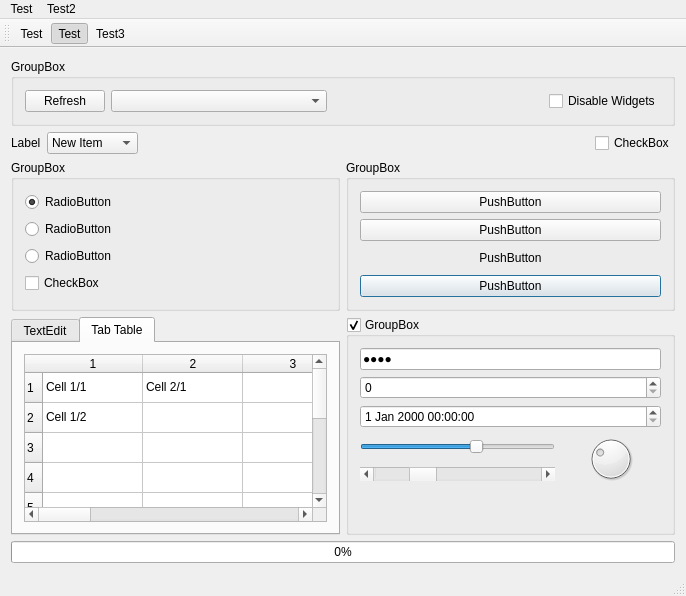
<?xml version="1.0" encoding="UTF-8"?>
<ui version="4.0">
 <class>MainWindow</class>
 <widget class="QMainWindow" name="MainWindow">
  <property name="geometry">
   <rect>
    <x>0</x>
    <y>0</y>
    <width>686</width>
    <height>596</height>
   </rect>
  </property>
  <property name="windowTitle">
   <string>MainWindow</string>
  </property>
  <widget class="QWidget" name="centralWidget">
   <layout class="QGridLayout" name="gridLayout_2">
    <item row="4" column="0">
     <widget class="QTabWidget" name="tabWidget">
      <property name="currentIndex">
       <number>1</number>
      </property>
      <widget class="QWidget" name="tab">
       <attribute name="title">
        <string>TextEdit</string>
       </attribute>
       <layout class="QVBoxLayout" name="verticalLayout">
        <item>
         <widget class="QTextEdit" name="textEdit">
          <property name="html">
           <string>&lt;!DOCTYPE HTML PUBLIC &quot;-//W3C//DTD HTML 4.0//EN&quot; &quot;http://www.w3.org/TR/REC-html40/strict.dtd&quot;&gt;
&lt;html&gt;&lt;head&gt;&lt;meta name=&quot;qrichtext&quot; content=&quot;1&quot; /&gt;&lt;style type=&quot;text/css&quot;&gt;
p, li { white-space: pre-wrap; }
&lt;/style&gt;&lt;/head&gt;&lt;body style=&quot; font-family:'MS Shell Dlg 2'; font-size:7.8pt; font-weight:400; font-style:normal;&quot;&gt;
&lt;p style=&quot; margin-top:0px; margin-bottom:0px; margin-left:0px; margin-right:0px; -qt-block-indent:0; text-indent:0px;&quot;&gt;&lt;span style=&quot; font-family:'.SF NS Text'; font-size:13pt;&quot;&gt;test&lt;br /&gt;test&lt;br /&gt;test&lt;br /&gt;test&lt;br /&gt;test&lt;br /&gt;test&lt;br /&gt;test&lt;br /&gt;test&lt;br /&gt;test&lt;br /&gt;test&lt;br /&gt;test&lt;br /&gt;test&lt;br /&gt;test&lt;br /&gt;test&lt;br /&gt;test&lt;br /&gt;test&lt;br /&gt;test&lt;br /&gt;test&lt;br /&gt;test&lt;br /&gt;test&lt;br /&gt;test&lt;br /&gt;test&lt;br /&gt;test&lt;br /&gt;test&lt;br /&gt;test&lt;br /&gt;test&lt;br /&gt;test&lt;br /&gt;test&lt;br /&gt;test&lt;br /&gt;test&lt;br /&gt;test&lt;br /&gt;test&lt;br /&gt;test&lt;br /&gt;test&lt;br /&gt;test&lt;br /&gt;test&lt;br /&gt;test&lt;br /&gt;test&lt;br /&gt;test&lt;br /&gt;test&lt;br /&gt;test&lt;br /&gt;test&lt;br /&gt;test&lt;br /&gt;test&lt;br /&gt;test&lt;br /&gt;test&lt;br /&gt;test&lt;br /&gt;test&lt;br /&gt;test&lt;br /&gt;test&lt;br /&gt;test&lt;br /&gt;test&lt;br /&gt;test&lt;br /&gt;test&lt;br /&gt;test&lt;br /&gt;test&lt;br /&gt;test&lt;br /&gt;test&lt;br /&gt;test&lt;br /&gt;test&lt;br /&gt;test&lt;br /&gt;test&lt;br /&gt;test&lt;br /&gt;test&lt;br /&gt;test&lt;br /&gt;test&lt;br /&gt;&lt;/span&gt;&lt;/p&gt;&lt;/body&gt;&lt;/html&gt;</string>
          </property>
         </widget>
        </item>
       </layout>
      </widget>
      <widget class="QWidget" name="tab_2">
       <attribute name="title">
        <string>Tab Table</string>
       </attribute>
       <layout class="QVBoxLayout" name="verticalLayout_2">
        <item>
         <widget class="QTableWidget" name="tableWidget">
          <row>
           <property name="text">
            <string>1</string>
           </property>
          </row>
          <row>
           <property name="text">
            <string>2</string>
           </property>
          </row>
          <row>
           <property name="text">
            <string>3</string>
           </property>
          </row>
          <row>
           <property name="text">
            <string>4</string>
           </property>
          </row>
          <row>
           <property name="text">
            <string>5</string>
           </property>
          </row>
          <row>
           <property name="text">
            <string>6</string>
           </property>
          </row>
          <row>
           <property name="text">
            <string>7</string>
           </property>
          </row>
          <row>
           <property name="text">
            <string>8</string>
           </property>
          </row>
          <row>
           <property name="text">
            <string>9</string>
           </property>
          </row>
          <row>
           <property name="text">
            <string>10</string>
           </property>
          </row>
          <column>
           <property name="text">
            <string>1</string>
           </property>
          </column>
          <column>
           <property name="text">
            <string>2</string>
           </property>
          </column>
          <column>
           <property name="text">
            <string>3</string>
           </property>
          </column>
          <column>
           <property name="text">
            <string>4</string>
           </property>
          </column>
          <column>
           <property name="text">
            <string>5</string>
           </property>
          </column>
          <column>
           <property name="text">
            <string>6</string>
           </property>
          </column>
          <column>
           <property name="text">
            <string>7</string>
           </property>
          </column>
          <column>
           <property name="text">
            <string>8</string>
           </property>
          </column>
          <column>
           <property name="text">
            <string>9</string>
           </property>
          </column>
          <column>
           <property name="text">
            <string>10</string>
           </property>
          </column>
          <item row="0" column="0">
           <property name="text">
            <string>Cell 1/1</string>
           </property>
          </item>
          <item row="0" column="1">
           <property name="text">
            <string>Cell 2/1</string>
           </property>
          </item>
          <item row="1" column="0">
           <property name="text">
            <string>Cell 1/2</string>
           </property>
          </item>
         </widget>
        </item>
       </layout>
      </widget>
     </widget>
    </item>
    <item row="5" column="0" colspan="2">
     <widget class="QProgressBar" name="progressBar">
      <property name="minimum">
       <number>0</number>
      </property>
      <property name="maximum">
       <number>90</number>
      </property>
      <property name="value">
       <number>0</number>
      </property>
     </widget>
    </item>
    <item row="1" column="0" colspan="2">
     <widget class="QGroupBox" name="groupBox_4">
      <property name="title">
       <string>GroupBox</string>
      </property>
      <layout class="QHBoxLayout" name="horizontalLayout_2">
       <item>
        <widget class="QPushButton" name="pushButton_theme_chooser">
         <property name="text">
          <string>Refresh</string>
         </property>
        </widget>
       </item>
       <item>
        <widget class="QComboBox" name="comboBox_theme_chooser">
         <property name="sizePolicy">
          <sizepolicy hsizetype="Expanding" vsizetype="Expanding">
           <horstretch>0</horstretch>
           <verstretch>0</verstretch>
          </sizepolicy>
         </property>
        </widget>
       </item>
       <item>
        <spacer name="horizontalSpacer">
         <property name="orientation">
          <enum>Qt::Horizontal</enum>
         </property>
         <property name="sizeHint" stdset="0">
          <size>
           <width>40</width>
           <height>20</height>
          </size>
         </property>
        </spacer>
       </item>
       <item>
        <widget class="QCheckBox" name="checkBox_4">
         <property name="text">
          <string>Disable Widgets</string>
         </property>
         <property name="checked">
          <bool>false</bool>
         </property>
        </widget>
       </item>
      </layout>
     </widget>
    </item>
    <item row="3" column="1">
     <widget class="QGroupBox" name="groupBox_2">
      <property name="title">
       <string>GroupBox</string>
      </property>
      <layout class="QVBoxLayout" name="verticalLayout_3">
       <item>
        <widget class="QPushButton" name="pushButton">
         <property name="text">
          <string>PushButton</string>
         </property>
        </widget>
       </item>
       <item>
        <widget class="QPushButton" name="pushButton_2">
         <property name="text">
          <string>PushButton</string>
         </property>
         <property name="checkable">
          <bool>true</bool>
         </property>
        </widget>
       </item>
       <item>
        <widget class="QPushButton" name="pushButton_3">
         <property name="text">
          <string>PushButton</string>
         </property>
         <property name="flat">
          <bool>true</bool>
         </property>
        </widget>
       </item>
       <item>
        <widget class="QPushButton" name="pushButton_4">
         <property name="text">
          <string>PushButton</string>
         </property>
         <property name="default">
          <bool>true</bool>
         </property>
        </widget>
       </item>
      </layout>
     </widget>
    </item>
    <item row="3" column="0">
     <widget class="QGroupBox" name="groupBox">
      <property name="title">
       <string>GroupBox</string>
      </property>
      <layout class="QVBoxLayout" name="verticalLayout_4">
       <item>
        <widget class="QRadioButton" name="radioButton">
         <property name="toolTipDuration">
          <number>-10</number>
         </property>
         <property name="text">
          <string>RadioButton</string>
         </property>
         <property name="checked">
          <bool>true</bool>
         </property>
        </widget>
       </item>
       <item>
        <widget class="QRadioButton" name="radioButton_2">
         <property name="text">
          <string>RadioButton</string>
         </property>
        </widget>
       </item>
       <item>
        <widget class="QRadioButton" name="radioButton_3">
         <property name="text">
          <string>RadioButton</string>
         </property>
        </widget>
       </item>
       <item>
        <widget class="QCheckBox" name="checkBox">
         <property name="text">
          <string>CheckBox</string>
         </property>
         <property name="checkable">
          <bool>true</bool>
         </property>
         <property name="checked">
          <bool>false</bool>
         </property>
         <property name="autoExclusive">
          <bool>false</bool>
         </property>
         <property name="tristate">
          <bool>true</bool>
         </property>
        </widget>
       </item>
      </layout>
     </widget>
    </item>
    <item row="4" column="1">
     <widget class="QGroupBox" name="groupBox_3">
      <property name="title">
       <string>GroupBox</string>
      </property>
      <property name="checkable">
       <bool>true</bool>
      </property>
      <layout class="QGridLayout" name="gridLayout">
       <item row="3" column="1" rowspan="2">
        <widget class="QDial" name="dial">
         <property name="value">
          <number>30</number>
         </property>
        </widget>
       </item>
       <item row="2" column="0" colspan="2">
        <widget class="QDateTimeEdit" name="dateTimeEdit"/>
       </item>
       <item row="3" column="0">
        <widget class="QSlider" name="horizontalSlider">
         <property name="value">
          <number>60</number>
         </property>
         <property name="orientation">
          <enum>Qt::Horizontal</enum>
         </property>
        </widget>
       </item>
       <item row="1" column="0" colspan="2">
        <widget class="QSpinBox" name="spinBox"/>
       </item>
       <item row="4" column="0">
        <widget class="QScrollBar" name="horizontalScrollBar">
         <property name="value">
          <number>25</number>
         </property>
         <property name="orientation">
          <enum>Qt::Horizontal</enum>
         </property>
        </widget>
       </item>
       <item row="0" column="0" colspan="2">
        <widget class="QLineEdit" name="lineEdit">
         <property name="text">
          <string>test</string>
         </property>
         <property name="echoMode">
          <enum>QLineEdit::Password</enum>
         </property>
        </widget>
       </item>
       <item row="5" column="0" colspan="2">
        <spacer name="verticalSpacer">
         <property name="orientation">
          <enum>Qt::Vertical</enum>
         </property>
         <property name="sizeHint" stdset="0">
          <size>
           <width>20</width>
           <height>40</height>
          </size>
         </property>
        </spacer>
       </item>
      </layout>
     </widget>
    </item>
    <item row="2" column="0" colspan="2">
     <layout class="QHBoxLayout" name="horizontalLayout">
      <item>
       <widget class="QLabel" name="label">
        <property name="text">
         <string>Label</string>
        </property>
       </widget>
      </item>
      <item>
       <widget class="QComboBox" name="comboBox">
        <item>
         <property name="text">
          <string>New Item</string>
         </property>
        </item>
        <item>
         <property name="text">
          <string>New Item 2</string>
         </property>
        </item>
        <item>
         <property name="text">
          <string>New Item 3</string>
         </property>
        </item>
       </widget>
      </item>
      <item>
       <spacer name="horizontalSpacer_2">
        <property name="orientation">
         <enum>Qt::Horizontal</enum>
        </property>
        <property name="sizeHint" stdset="0">
         <size>
          <width>40</width>
          <height>20</height>
         </size>
        </property>
       </spacer>
      </item>
      <item>
       <widget class="QCheckBox" name="checkBox_5">
        <property name="text">
         <string>CheckBox</string>
        </property>
        <property name="checked">
         <bool>false</bool>
        </property>
       </widget>
      </item>
     </layout>
    </item>
   </layout>
  </widget>
  <widget class="QMenuBar" name="menuBar">
   <property name="geometry">
    <rect>
     <x>0</x>
     <y>0</y>
     <width>686</width>
     <height>26</height>
    </rect>
   </property>
   <widget class="QMenu" name="menuTest">
    <property name="title">
     <string>Test</string>
    </property>
    <addaction name="actionTest"/>
    <addaction name="actionTest_2"/>
    <addaction name="separator"/>
    <addaction name="actionTest_3"/>
   </widget>
   <widget class="QMenu" name="menuTest2">
    <property name="title">
     <string>Test2</string>
    </property>
    <widget class="QMenu" name="menuTest2_2">
     <property name="title">
      <string>Test2</string>
     </property>
     <addaction name="actionTest3"/>
     <addaction name="actionTest3_2"/>
    </widget>
    <addaction name="menuTest2_2"/>
   </widget>
   <addaction name="menuTest"/>
   <addaction name="menuTest2"/>
  </widget>
  <widget class="QToolBar" name="mainToolBar">
   <attribute name="toolBarArea">
    <enum>TopToolBarArea</enum>
   </attribute>
   <attribute name="toolBarBreak">
    <bool>false</bool>
   </attribute>
   <addaction name="actionTest"/>
   <addaction name="actionTest_2"/>
   <addaction name="actionTest3"/>
  </widget>
  <widget class="QStatusBar" name="statusBar"/>
  <action name="actionTest">
   <property name="text">
    <string>Test</string>
   </property>
  </action>
  <action name="actionTest_2">
   <property name="checkable">
    <bool>true</bool>
   </property>
   <property name="checked">
    <bool>true</bool>
   </property>
   <property name="text">
    <string>Test</string>
   </property>
  </action>
  <action name="actionTest_3">
   <property name="checkable">
    <bool>true</bool>
   </property>
   <property name="text">
    <string>Test</string>
   </property>
  </action>
  <action name="actionTest3">
   <property name="text">
    <string>Test3</string>
   </property>
  </action>
  <action name="actionTest3_2">
   <property name="text">
    <string>Test3</string>
   </property>
  </action>
 </widget>
 <layoutdefault spacing="6" margin="11"/>
 <resources/>
 <connections>
  <connection>
   <sender>checkBox_4</sender>
   <signal>toggled(bool)</signal>
   <receiver>groupBox_2</receiver>
   <slot>setDisabled(bool)</slot>
   <hints>
    <hint type="sourcelabel">
     <x>543</x>
     <y>70</y>
    </hint>
    <hint type="destinationlabel">
     <x>376</x>
     <y>97</y>
    </hint>
   </hints>
  </connection>
  <connection>
   <sender>checkBox_4</sender>
   <signal>toggled(bool)</signal>
   <receiver>groupBox</receiver>
   <slot>setDisabled(bool)</slot>
   <hints>
    <hint type="sourcelabel">
     <x>617</x>
     <y>70</y>
    </hint>
    <hint type="destinationlabel">
     <x>47</x>
     <y>104</y>
    </hint>
   </hints>
  </connection>
  <connection>
   <sender>checkBox_4</sender>
   <signal>toggled(bool)</signal>
   <receiver>tabWidget</receiver>
   <slot>setDisabled(bool)</slot>
   <hints>
    <hint type="sourcelabel">
     <x>623</x>
     <y>74</y>
    </hint>
    <hint type="destinationlabel">
     <x>234</x>
     <y>264</y>
    </hint>
   </hints>
  </connection>
  <connection>
   <sender>checkBox_4</sender>
   <signal>toggled(bool)</signal>
   <receiver>groupBox_3</receiver>
   <slot>setDisabled(bool)</slot>
   <hints>
    <hint type="sourcelabel">
     <x>503</x>
     <y>80</y>
    </hint>
    <hint type="destinationlabel">
     <x>503</x>
     <y>262</y>
    </hint>
   </hints>
  </connection>
  <connection>
   <sender>checkBox_4</sender>
   <signal>toggled(bool)</signal>
   <receiver>progressBar</receiver>
   <slot>setDisabled(bool)</slot>
   <hints>
    <hint type="sourcelabel">
     <x>631</x>
     <y>73</y>
    </hint>
    <hint type="destinationlabel">
     <x>607</x>
     <y>517</y>
    </hint>
   </hints>
  </connection>
  <connection>
   <sender>checkBox_4</sender>
   <signal>toggled(bool)</signal>
   <receiver>mainToolBar</receiver>
   <slot>setDisabled(bool)</slot>
   <hints>
    <hint type="sourcelabel">
     <x>648</x>
     <y>71</y>
    </hint>
    <hint type="destinationlabel">
     <x>105</x>
     <y>33</y>
    </hint>
   </hints>
  </connection>
  <connection>
   <sender>checkBox_4</sender>
   <signal>toggled(bool)</signal>
   <receiver>menuBar</receiver>
   <slot>setDisabled(bool)</slot>
   <hints>
    <hint type="sourcelabel">
     <x>634</x>
     <y>73</y>
    </hint>
    <hint type="destinationlabel">
     <x>64</x>
     <y>7</y>
    </hint>
   </hints>
  </connection>
  <connection>
   <sender>checkBox_4</sender>
   <signal>toggled(bool)</signal>
   <receiver>statusBar</receiver>
   <slot>setDisabled(bool)</slot>
   <hints>
    <hint type="sourcelabel">
     <x>650</x>
     <y>70</y>
    </hint>
    <hint type="destinationlabel">
     <x>533</x>
     <y>549</y>
    </hint>
   </hints>
  </connection>
  <connection>
   <sender>checkBox_4</sender>
   <signal>toggled(bool)</signal>
   <receiver>comboBox</receiver>
   <slot>setDisabled(bool)</slot>
   <hints>
    <hint type="sourcelabel">
     <x>626</x>
     <y>70</y>
    </hint>
    <hint type="destinationlabel">
     <x>297</x>
     <y>65</y>
    </hint>
   </hints>
  </connection>
  <connection>
   <sender>checkBox_4</sender>
   <signal>toggled(bool)</signal>
   <receiver>label</receiver>
   <slot>setDisabled(bool)</slot>
   <hints>
    <hint type="sourcelabel">
     <x>639</x>
     <y>78</y>
    </hint>
    <hint type="destinationlabel">
     <x>28</x>
     <y>66</y>
    </hint>
   </hints>
  </connection>
 </connections>
</ui>
